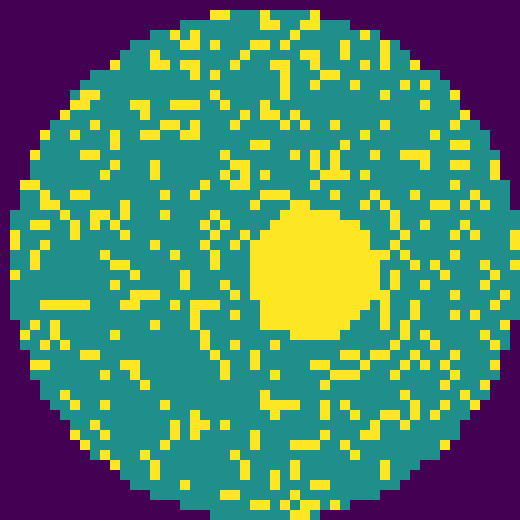
#> input picture backend/png_files/image1.png, 520 x 520 px, found by its file name
$ python calculateDefect.py
#> lines starting #> are read from the running program, lines starting #| are printed output that depends on the picture; after the words box and inside, x2 and y2 are one past the last pixel; in counts of white or black regions, pixels touching at a corner belong together
### backend/describeDefect.py
import random


# [26 lines left out: function describe_defect_types, not called in this run]


def describe_defect_percentage(defective_percentage: float) -> str:
    options = []
    if defective_percentage == 0:
        options = [
            "The wafer is completely defect-free.",
            "There are no defects detected on the wafer."
        ]
    elif defective_percentage < 10:
        options = [
            f"Only a small portion of the wafer is defective, approximately {defective_percentage:.2f}%.",
            f"Minimal defects were found, covering about {defective_percentage:.2f}% of the wafer."
        ]
    elif defective_percentage < 50:
        options = [
            f"A moderate portion of the wafer is defective, around {defective_percentage:.2f}%.",
            f"The wafer has some noticeable defects, affecting {defective_percentage:.2f}% of its area."
        ]
    elif defective_percentage < 100:
        options = [
            f"A significant portion of the wafer is defective, nearly {defective_percentage:.2f}%.",
            f"The defects cover a large area, approximately {defective_percentage:.2f}% of the wafer."
        ]
    else:
        options = [
            "The wafer is completely defective.",
            "The wafer has been entirely affected by defects."
        ]

    return random.choice(options)


# [18 lines left out: functions describe_defect_location, no_defect, not called in this run]

# Categories of defects
categories = {
    "Line-Space Defects": ["Bridge", "Break", "Gap", "Corner_Rounding", "Sidewall_Roughness", "Overlay_Error"],
    "Contact Hole Defects": ["Missing", "Deformed", "Merging", "Collapse", "Undersized", "Oversized", "Repeating"]
}

# [23 lines left out: functions describe_sem_defect_types, get_defect_category, not called in this run]

### backend/agentic_flow/agents/tools/calculateDefect.py
import cv2
import numpy as np
from agents.tools.describeDefect import describe_defect_percentage
# from describeDefect import describe_defect_percentage,no_defect

import uuid,os
def detect_defects(npy_path=None, image_path=None, threshold=200, min_area=500, size=(520, 520)):
    """
    Detect defects from a `.npy` file or an image file, calculate defect percentages, and show details.

    Parameters:
    - npy_path: Path to the `.npy` file (default is None).
    - image_path: Path to the image file (default is None).
    - threshold: Threshold value for binarization (default is 200).
    - min_area: Minimum area to consider a region as a defect (default is 100 pixels).
    - size: Tuple specifying the target size (width, height) to resize the input (default is (520, 520)).

    Returns:
    - defect_percentage: Percentage of the wafer that is defected.
    - largest_bbox_location: Location of the bounding box with the largest area (e.g., "top", "bottom", etc.).
    """
#> called with threshold = 200, min_area = 500, size = (520, 520)

    # Check if npy_path is provided
    if npy_path:
        # Load the .npy file
        wafer_map = np.load(npy_path)

        # Normalize the wafer map if needed
        wafer_map = np.uint8(255 * (wafer_map - np.min(wafer_map)) / (np.max(wafer_map) - np.min(wafer_map)))
        wafer_map_resized = cv2.resize(wafer_map, size, interpolation=cv2.INTER_LINEAR)
    elif image_path:
        # Load the image
        wafer_map_resized = cv2.imread(image_path, cv2.IMREAD_GRAYSCALE)
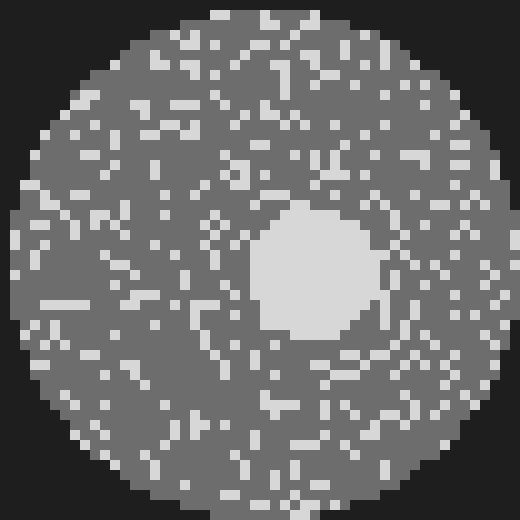
#> wafer_map_resized: shape (520, 520); min 30, max 215, mean 110.5
        wafer_map_resized = cv2.resize(wafer_map_resized, size, interpolation=cv2.INTER_LINEAR)
    else:
        raise ValueError("Both 'npy_path' and 'image_path' cannot be None. Please provide one.")

    # Apply thresholding to isolate defects
    _, binary = cv2.threshold(wafer_map_resized, threshold, 255, cv2.THRESH_BINARY)
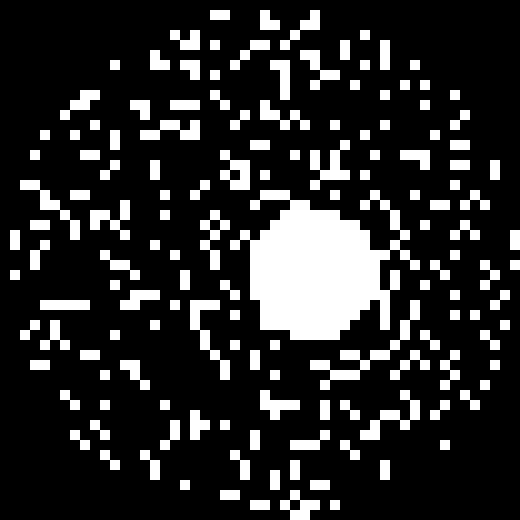
#> binary: shape (520, 520); 19.1% white; 144 white regions

    # Find contours of the defect regions
    contours, _ = cv2.findContours(binary, cv2.RETR_EXTERNAL, cv2.CHAIN_APPROX_SIMPLE)
#> contours = 144 contours; largest, box (x1, y1, x2, y2) and area: (230, 190, 420, 340) 15602, (310, 300, 420, 390) 1359, (190, 300, 230, 380) 864, (310, 140, 350, 190) 775, (360, 390, 420, 440) 766

    # Create a 3-channel image for visualization
    output_image = cv2.cvtColor(wafer_map_resized, cv2.COLOR_GRAY2BGR)

    # Total defect area
    total_defect_area = 0
    defect_areas = []
    largest_area = 0
    largest_bbox = None

    # Process contours to calculate defect areas and draw bounding boxes
    for contour in contours:
        # Calculate the area of the defect
        area = cv2.contourArea(contour)

        # Process only if the area is larger than the minimum area
        if area >= min_area:
            total_defect_area += area
            defect_areas.append(area)

            # Get bounding box coordinates
            x, y, w, h = cv2.boundingRect(contour)

            # Update the largest defect area and bounding box
            if area > largest_area:
                largest_area = area
                largest_bbox = (x, y, w, h)

            # Draw bounding box
            cv2.rectangle(output_image, (x, y), (x + w, y + h), (0, 255, 0), 2)
            cv2.putText(output_image, f"Area: {area}", (x, y - 10), cv2.FONT_HERSHEY_SIMPLEX, 0.4, (0, 255, 0), 1)
#> this loop made 144 passes
#> (area, total_defect_area, x, y, w, h, largest_area) on passes 3, 28, 53, 85: (633, 633, 280, 490, 40, 30, 633), (765.5, 1398.5, 360, 390, 60, 50, 765.5), (1359, 3290, 310, 300, 110, 90, 1359), (15602.5, 21046.5, 230, 190, 190, 150, 15602.5)
#> (area, total_defect_area, x, y, w, h) on passes 29, 54, 78, 81, 90, 100: (532.5, 1931, 260, 390, 40, 30), (864.5, 4154.5, 190, 300, 40, 80), (695, 4849.5, 200, 210, 30, 60), (594.5, 5444, 90, 200, 40, 40), (684.5, 21731, 20, 180, 60, 60), (723, 22454, 220, 150, 30, 40)
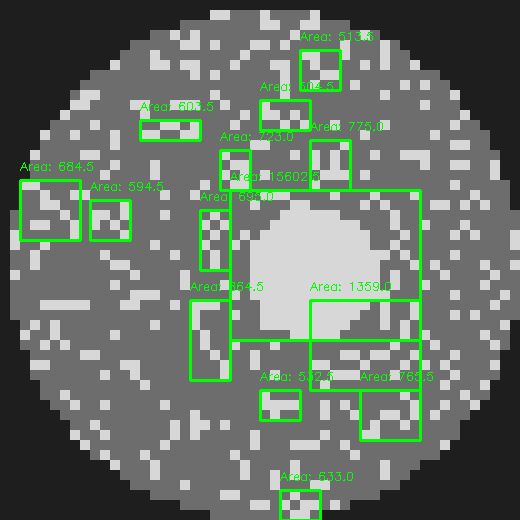
#> output_image: shape (520, 520, 3); mean B, G, R 105.1, 115.4, 105.1
#> after the loop, defect_areas = [633, 765.5, 532.5, 1359, 864.5, 695, 594.5, 15602.5, 684.5, 723, 775, 603.5, 504.5, 513.5]; largest_area = 15602.5; total_defect_area = 24850.5

    # Calculate total wafer area (circular region)
    wafer_mask = np.zeros_like(binary, dtype=np.uint8)
    center = (size[0] // 2, size[1] // 2)
    radius = min(size) // 2
    cv2.circle(wafer_mask, center, radius, 255, -1)
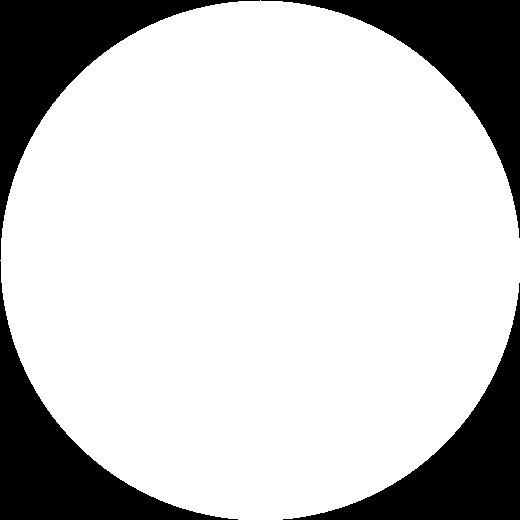
#> wafer_mask: shape (520, 520); 78.5% white; 4 black regions, box (x1, y1, x2, y2) and area: (0, 0, 260, 260) 14771, (261, 0, 520, 238) 14511, (0, 261, 238, 520) 14511, (283, 283, 520, 520) 14252
    total_wafer_area = np.sum(wafer_mask == 255)
#> total_wafer_area = 212355

    # Calculate defect percentage
    defect_percentage = (total_defect_area / total_wafer_area) * 100
#> defect_percentage = 11.7

    # Save the output image
    output_path = "output/output_per.png"
    unique_filename = f"processed_{uuid.uuid4().hex}.png"
    output_path = os.path.join("/app/processed_image", unique_filename)
    cv2.imwrite(output_path, output_image)

    # Display results
    print(f"Defect Areas: {defect_areas}")
#| Defect Areas: [633.0, 765.5, 532.5, 1359.0, 864.5, 695.0, 594.5, 15602.5, 684.5, 723.0, 775.0, 603.5, 504.5, 513.5]
    print(f"Total Defect Area: {total_defect_area}")
#| Total Defect Area: 24850.5
    print(f"Total Wafer Area: {total_wafer_area}")
#| Total Wafer Area: 212355
    print(f"Defect Percentage: {defect_percentage:.2f}%")
#| Defect Percentage: 11.70%
    print(f"Output image saved as {output_path}")

    return describe_defect_percentage(defect_percentage), output_path

if __name__ == "__main__":
    # Example usage
    npy_path = "D:/WaferGPT-Deploy/backend/npy_files/image1.npy"  # Replace with the path to your `.npy` file
    img_path = "D:/WaferGPT-Deploy/backend/png_files/image1.png"  # Replace with the path to your image file
    print(detect_defects(image_path=img_path, threshold=200, min_area=500))  # Adjust `min_area` as needed

    # img_path = "output_image.png"
    # print(detect_defects(image_path=img_path))

$ run again, with backend/png_files/image10.png copied over backend/png_files/image1.png
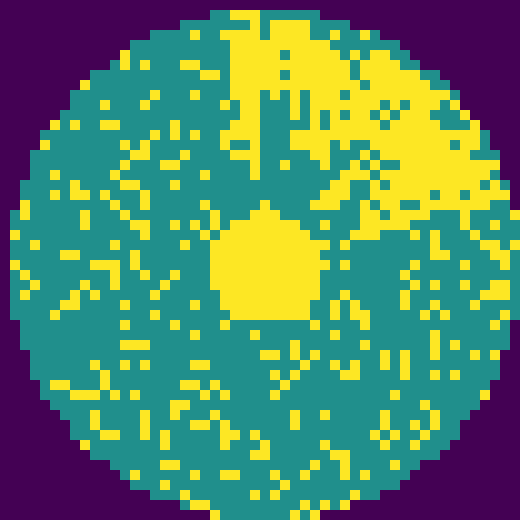
#> input picture backend/png_files/image10.png, 520 x 520 px, found by its file name
#> in detect_defects, `_, binary = cv2.threshold(wafer_map_resized, threshold, 255, cv2.THRES..`:
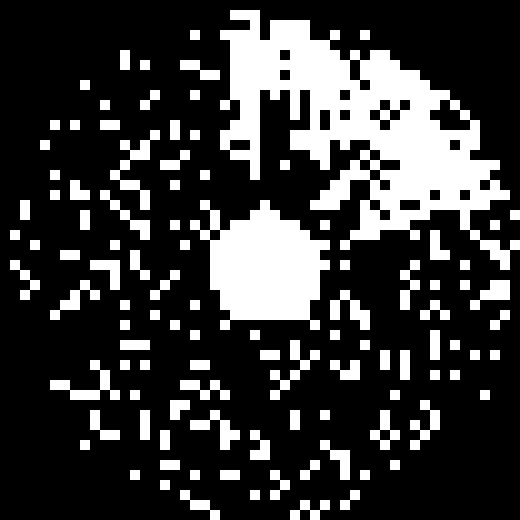
#> binary: shape (520, 520); 24.3% white; 106 white regions
#> contours = 106 contours; largest, box (x1, y1, x2, y2) and area: (220, 10, 520, 270) 32918, (190, 200, 330, 330) 10853, (110, 130, 160, 210) 928, (50, 360, 120, 400) 765, (270, 340, 320, 400) 657
#> the loop in detect_defects, `for contour in contours:` made 106 passes
#> (area, total_defect_area, x, y, w, h, largest_area) on passes 18, 21, 36, 80, 106: (533, 533, 370, 410, 30, 40, 533), (604, 1137, 190, 410, 50, 40, 604), (765, 1902, 50, 360, 70, 40, 765), (10853, 15053, 190, 200, 140, 130, 10853), (32918.5, 49403.5, 220, 10, 300, 260, 32918.5)
#> after the loop in detect_defects, `for contour in contours:`:
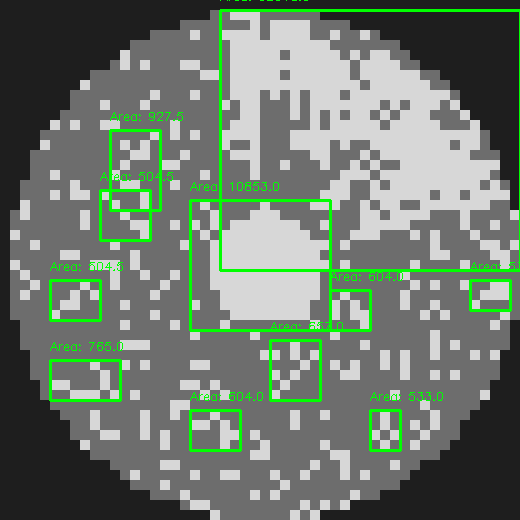
#> output_image: shape (520, 520, 3); mean B, G, R 111.1, 121.4, 111.1
#> after the loop in detect_defects, `for contour in contours:`: defect_areas = [533, 604, 765, 657, 604, 532.5, 504.5, 10853, 504.5, 927.5, 32918.5]; largest_area = 32918.5; total_defect_area = 49403.5
#> wafer_mask: shape (520, 520); 78.5% white; 4 black regions, box (x1, y1, x2, y2) and area: (0, 0, 260, 260) 14771, (261, 0, 520, 238) 14511, (0, 261, 238, 520) 14511, (283, 283, 520, 520) 14252
#> total_wafer_area = 212355
#> defect_percentage = 23.26
#| Defect Areas: [533.0, 604.0, 765.0, 657.0, 604.0, 532.5, 504.5, 10853.0, 504.5, 927.5, 32918.5]
#| Total Defect Area: 49403.5
#| Total Wafer Area: 212355
#| Defect Percentage: 23.26%

$ run again, with backend/png_files/image11.png copied over backend/png_files/image1.png
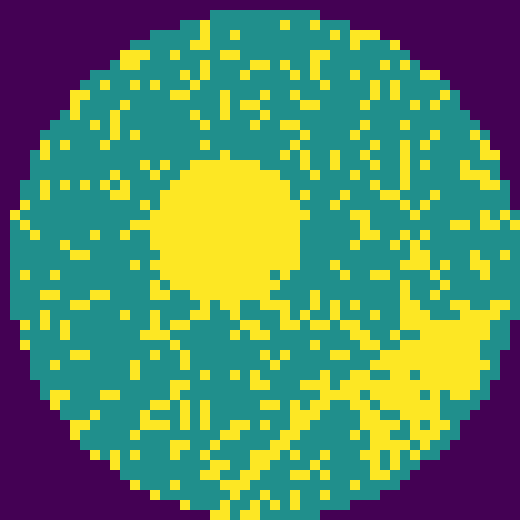
#> input picture backend/png_files/image11.png, 520 x 520 px, found by its file name
#> in detect_defects, `_, binary = cv2.threshold(wafer_map_resized, threshold, 255, cv2.THRES..`:
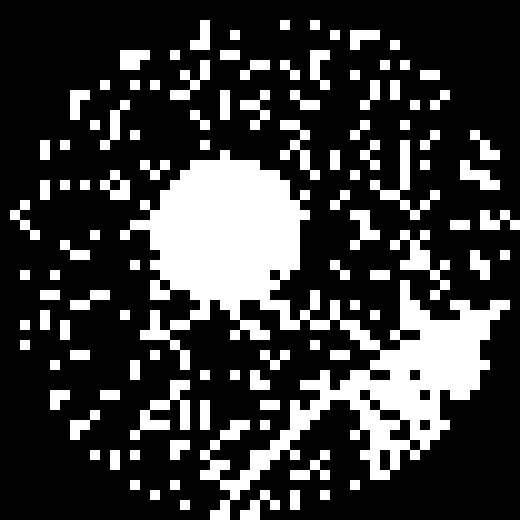
#> binary: shape (520, 520); 24.9% white; 107 white regions
#> contours = 107 contours; largest, box (x1, y1, x2, y2) and area: (120, 150, 510, 520) 40594, (130, 380, 190, 440) 1126, (390, 230, 450, 300) 1109, (370, 140, 440, 220) 1017, (280, 120, 320, 180) 666
#> the loop in detect_defects, `for contour in contours:` made 107 passes
#> (area, total_defect_area, x, y, w, h, largest_area) on passes 20, 64: (1126, 1126, 130, 380, 60, 60, 1126), (40593.5, 44426.5, 120, 150, 390, 370, 40593.5)
#> after the loop in detect_defects, `for contour in contours:`:
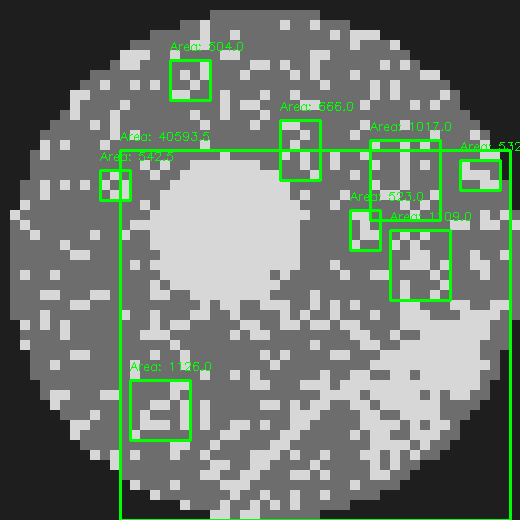
#> output_image: shape (520, 520, 3); mean B, G, R 112.4, 121.6, 112.4
#> after the loop in detect_defects, `for contour in contours:`: defect_areas = [1126, 1109, 523, 542.5, 532.5, 40593.5, 1017, 666, 504]; largest_area = 40593.5; total_defect_area = 46613.5
#> wafer_mask: shape (520, 520); 78.5% white; 4 black regions, box (x1, y1, x2, y2) and area: (0, 0, 260, 260) 14771, (261, 0, 520, 238) 14511, (0, 261, 238, 520) 14511, (283, 283, 520, 520) 14252
#> total_wafer_area = 212355
#> defect_percentage = 21.95
#| Defect Areas: [1126.0, 1109.0, 523.0, 542.5, 532.5, 40593.5, 1017.0, 666.0, 504.0]
#| Total Defect Area: 46613.5
#| Total Wafer Area: 212355
#| Defect Percentage: 21.95%
